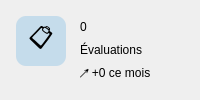
                 <widget class="QFrame" name="frameStatTotal">
                  <property name="role" stdset="0">
                   <string>card</string>
                  </property>
                  <layout class="QHBoxLayout" name="layoutStatTotal">
                   <property name="spacing">
                    <number>14</number>
                   </property>
                   <property name="leftMargin">
                    <number>16</number>
                   </property>
                   <property name="topMargin">
                    <number>16</number>
                   </property>
                   <property name="rightMargin">
                    <number>16</number>
                   </property>
                   <property name="bottomMargin">
                    <number>16</number>
                   </property>
                   <item alignment="Qt::AlignTop">
                    <widget class="QLabel" name="lblIconTotal">
                     <property name="text">
                      <string>📋</string>
                     </property>
                     <property name="minimumSize">
                      <size>
                       <width>50</width>
                       <height>50</height>
                      </size>
                     </property>
                     <property name="maximumSize">
                      <size>
                       <width>50</width>
                       <height>50</height>
                      </size>
                     </property>
                     <property name="styleSheet">
                      <string>background: rgba(46,150,220,0.22); border-radius: 10px; font-size: 24px;</string>
                     </property>
                     <property name="alignment">
                      <set>Qt::AlignCenter</set>
                     </property>
                    </widget>
                   </item>
                   <item>
                    <layout class="QVBoxLayout" name="layoutTexteTotal">
                     <property name="spacing">
                      <number>3</number>
                     </property>
                     <item>
                      <widget class="QLabel" name="lblValTotal">
                       <property name="role" stdset="0">
                        <string>statValue</string>
                       </property>
                       <property name="text">
                        <string>0</string>
                       </property>
                      </widget>
                     </item>
                     <item>
                      <widget class="QLabel" name="lblLibTotal">
                       <property name="role" stdset="0">
                        <string>statLabel</string>
                       </property>
                       <property name="text">
                        <string>Évaluations</string>
                       </property>
                      </widget>
                     </item>
                     <item>
                      <widget class="QLabel" name="lblTrendTotal">
                       <property name="role" stdset="0">
                        <string>statTrend</string>
                       </property>
                       <property name="text">
                        <string>↗ +0 ce mois</string>
                       </property>
                      </widget>
                     </item>
                    </layout>
                   </item>
                   <item>
                    <spacer name="spacerStatTotal">
                     <property name="orientation">
                      <enum>Qt::Horizontal</enum>
                     </property>
                     <property name="sizeHint" stdset="0">
                      <size>
                       <width>0</width>
                       <height>10</height>
                      </size>
                     </property>
                    </spacer>
                   </item>
                  </layout>
                 </widget>
